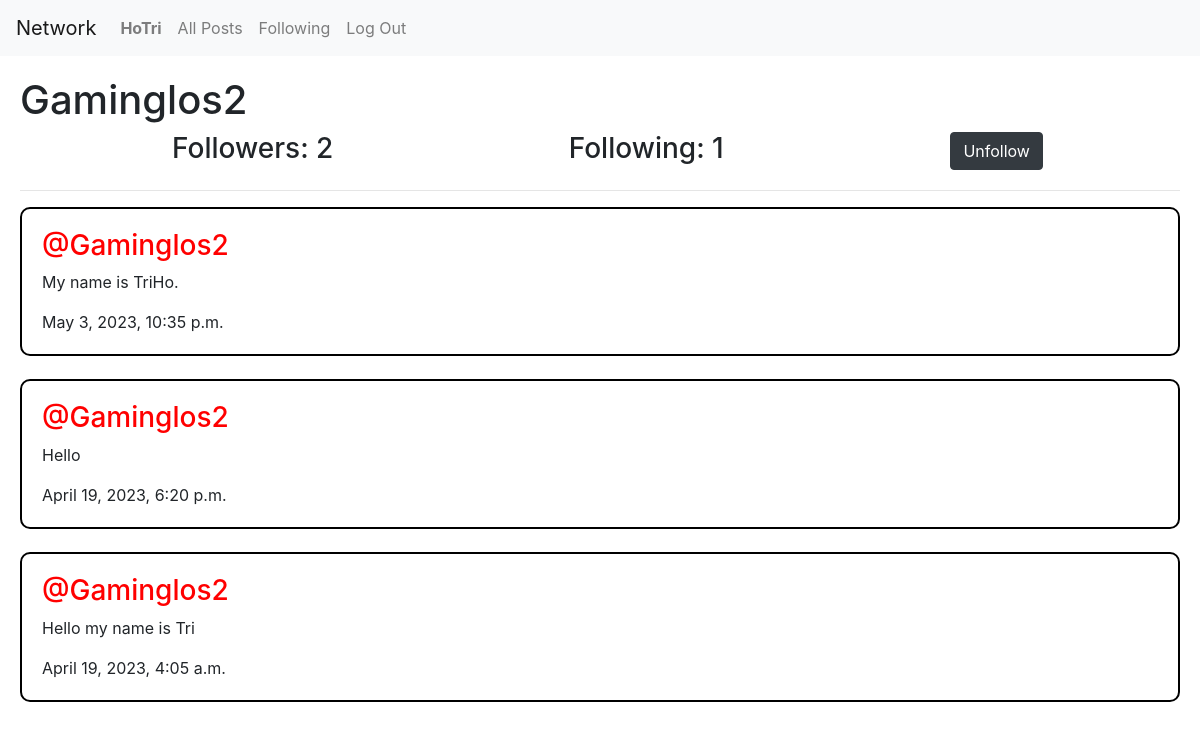
The page /profile/2 (signed in) on the database its author committed.
### network/models.py (models this page shows, shortened)
class User(AbstractUser):
    pass

class Post(models.Model):
    content = models.CharField(max_length=1000)
    author = models.ForeignKey(User, on_delete=models.CASCADE, null=True, blank = True, related_name='user_posts')
    created_at = models.DateTimeField(auto_now_add=True)

### network/views.py (the view)
# urls.py: path("profile/<int:user_id>", views.profile, name="profile"),
def profile(request, user_id):
    user = User.objects.get(pk=user_id)
    allposts = Post.objects.filter(author=user).order_by('id').reverse()
    following = Follow.objects.filter(user=user)
    followers = Follow.objects.filter(user_follower=user)
    try:
        checkFollow =  followers.filter(user=User.objects.get(pk=request.user.id))
        if len(checkFollow) != 0:
            isFollowing = True
        else:
            isFollowing = False
    except:
        isFollowing = False
    paginator = Paginator(allposts, 10)
    page_number = request.GET.get('page')
    posts_of_the_page = paginator.get_page(page_number)
    return render(request, "network/profile.html",{
        "allposts": allposts,
        "posts_of_the_page": posts_of_the_page,
        "username": user.username,
        "following": following,
        "followers": followers,
        "isFollowing": isFollowing,
        "user_profile": user
    })

### network/templates/network/profile.html (shortened to what this page needs)
{% extends "network/layout.html" %}
{% block body %}
    <div id="top-profile">
        <h1>{{ username }}</h1>
        <div class="row d-flex justify-content-center">
            <h3 class="col-4">Followers: {{ followers.count }} </h3>
            <h3 class="col-4">Following: {{ following.count }} </h3>
            {% if user.is_authenticated %}
                {% if user != user_profile %}
                    {% if isFollowing %}
                        <form action="{% url 'unfollow' %}" method="post">
                            <input class="btn btn-dark" type="submit" value="Unfollow">
                        </form>
                    {% else %}
                        <form action="{% url 'follow' %}" method="post">
                            {% csrf_token %}
                            <input class="btn btn-dark" type="hidden" name="userfollow" value="{{ user_profile }}">
                            <input class="btn btn-dark" type="submit" value="Follow" >
                        </form>
                    {% endif %}
                {% endif %}
            {% endif %}
        </div>
        <hr>
        {% for post in posts_of_the_page %}
            <div id="post">
                <div id="post-content">
                    <h3><a style="color: red;" href="{% url 'profile' user_id=post.author.id %}">@{{ post.author }}</a></h3>
                    <p>{{ post.content }}</p>
                    <p>{{ post.created_at}}</p>
                </div>
            </div>
        {% endfor %}
    </div>
{% endblock %}

### network/templates/network/layout.html (shortened to what this page needs)
{% load static %}
<!DOCTYPE html>
<html lang="en">
    <head>
        <link rel="stylesheet" href="https://stackpath.bootstrapcdn.com/bootstrap/4.4.1/css/bootstrap.min.css">
        <link href="{% static 'css/styles.css' %}" rel="stylesheet">
        <link rel="stylesheet" href="https://stackpath.bootstrapcdn.com/bootstrap/4.3.1/css/bootstrap.min.css">
        <link rel="stylesheet" href="https://cdnjs.cloudflare.com/ajax/libs/font-awesome/4.7.0/css/font-awesome.min.css">
    </head>
    <body>
        <div id="main-container">
            <div id="top-section">
                <nav class="navbar navbar-expand-lg navbar-light bg-light">
                    <a class="navbar-brand" href="#">Network</a>
                    <div>
                    <ul class="navbar-nav mr-auto">
                        {% if user.is_authenticated %}
                            <li class="nav-item">
                                <a class="nav-link" href="{% url 'profile' user_id=user.id %}"><strong>{{ user.username }}</strong></a>
                            </li>
                        {% endif %}
                        <li class="nav-item">
                        <a class="nav-link" href="{% url 'index' %}">All Posts</a>
                        </li>
                        {% if user.is_authenticated %}
                            <li class="nav-item">
                                <a class="nav-link" href="{% url 'following' %}">Following</a>
                            </li>
                            <li class="nav-item">
                                <a class="nav-link" href="{% url 'logout' %}">Log Out</a>
                            </li>
                        {% endif %}
                    </ul>
                    </div>
                </nav>
            </div>
             <div class="body-expand">
                 {% block body %}
                 {% endblock %}
             </div>
        </div>
    </body>
</html>

### network/templates/network/profile.html (style rules this page uses)
#top-profile { margin: 20px; height: 100%; }
#post { border: 2px solid black; border-radius: 10px; margin-bottom: 2%; }
#post-content { margin: 20px; }

### network/templates/network/layout.html (style rules this page uses)
html,body { margin: 0px; height: 100%; }
#main-container { position:absolute; top:0px; right:0px; bottom:0px; left:0px; }
#top-section { background-color: #cc0000; width: 100%; height: auto; }
.body-expand { width: 100%; height: auto; }

### rows shown on the page
User: username "HoTri"
User: username "Gaminglos2"
Post: author "Gaminglos2", content "My name is TriHo.", created_at "May 3, 2023, 10:35 p.m."
Post: author "Gaminglos2", content "Hello", created_at "April 19, 2023, 6:20 p.m."
Post: author "Gaminglos2", content "Hello my name is Tri", created_at "April 19, 2023, 4:05 a.m."

### other values the page prints
{{ followers.count }} "2"
{{ following.count }} "1"
